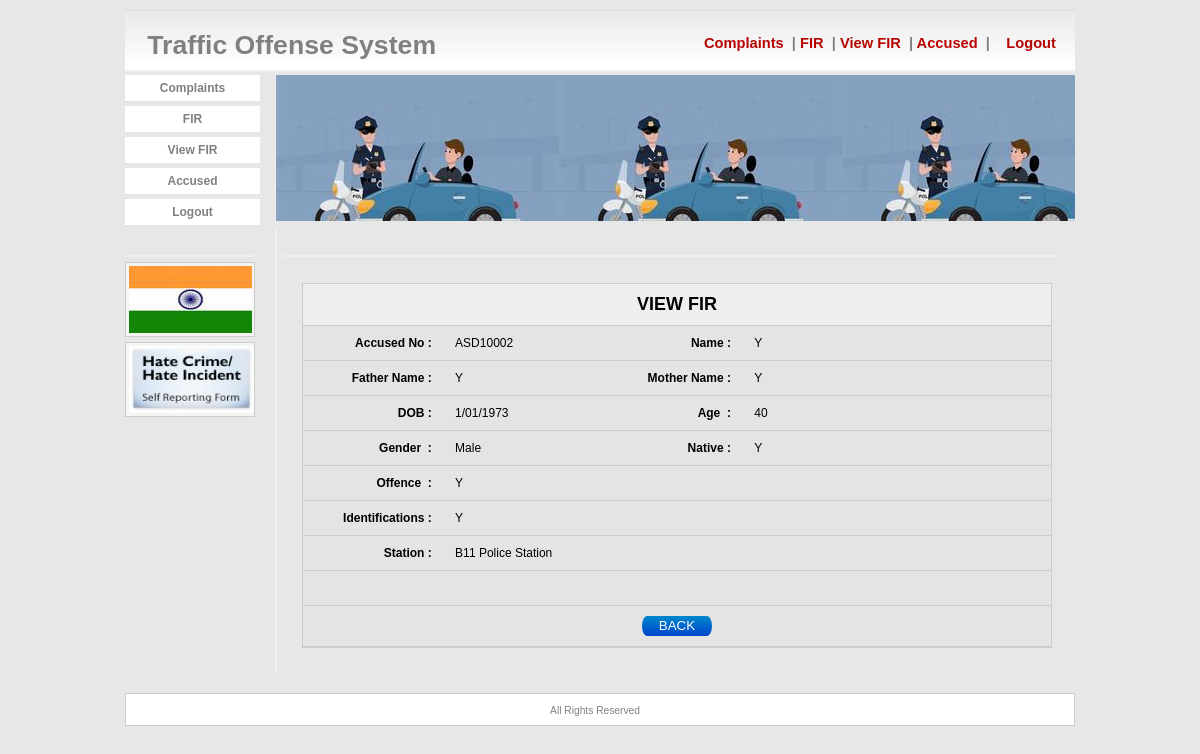
Screenshot of /police/a.php?id=2 with the database file from the repository.
### tables this page shows
CREATE TABLE `accused` (
  `acc_id` int(11) NOT NULL,
  `acc_no` varchar(100) NOT NULL,
  `acc_name` varchar(100) NOT NULL,
  `acc_father` varchar(100) NOT NULL,
  `acc_mother` varchar(100) NOT NULL,
  `acc_dob` varchar(100) NOT NULL,
  `acc_age` varchar(100) NOT NULL,
  `acc_gender` varchar(100) NOT NULL,
  `acc_native` varchar(100) NOT NULL,
  `acc_offence` longtext NOT NULL,
  `acc_mark` longtext NOT NULL,
  `acc_station` varchar(100) NOT NULL
);

### police/a.php (the view, shortened to what this page needs)
<?php
$sqlup="Select * from accused where acc_id='".$_REQUEST['id']."' ";
	$we=mysql_query($sqlup);
	$res=mysql_fetch_object($we);
?>
<html><head><title>Traffic Offense System</title>
</head>
<link href="../css/style.css" rel="stylesheet" type="text/css" />
<body>
<div id="main">
<div id="header">
<div id="title">
				&nbsp;&nbsp; Traffic Offense System </div>
                    <div id="title1"> &nbsp;&nbsp;&nbsp;&nbsp;&nbsp;&nbsp;&nbsp;&nbsp;&nbsp;&nbsp;&nbsp;&nbsp;<a href="index.php">&nbsp;Complaints&nbsp;</a> | <a href="fir.php">FIR&nbsp;</a> | <a href="firview.php">View FIR&nbsp;</a> | <a href="accused.php">Accused&nbsp;</a> | <a href="../logout.php"> &nbsp;</a><a href="../logout.php"> &nbsp;</a><a href="../logout.php">Logout&nbsp;</a></div>
</div>
<div id="side">
  <ul>
    <li><a href="index.php">Complaints</a></li>
    <li><a href="fir.php">FIR</a></li>
    <li><a href="firview.php">View FIR</a></li>
    <li><a href="accused.php">Accused</a></li>
    <li><a href="../logout.php">Logout</a></li>
  </ul>
  <div class="side2">
    <h3>&nbsp;</h3>
    <div id="sidebox"> <img src="../images/image.jpg" width="123" height="67" /> </div>
    <div id="sidebox"> <img src="../images/hatecrime.jpg" width="125" height="67" /> </div>
  </div>
</div>
<div id="banner"></div>
<div class="inner">
<h3>&nbsp;</h3>
<br>
<form id="form1" name="form1" method="post" action="" enctype="multipart/form-data" onSubmit="return valid()" style="padding-left:20px">
<table align="center" cellpadding="10" cellspacing="0" width="750" bgcolor="#e4e4e4" style="border:1px solid #CCCCCC;font-size:12px">
			<tr bgcolor="#e4e4e4">
			  <td colspan="4" style="border-bottom:1px solid #CCCCCC;padding:10px" bgcolor="#eeeeee" align="center"><h2>VIEW FIR </h2></td>
	    </tr>
  <tr>
    <td width="19%" align="right" style="border-bottom:1px solid #CCCCCC;"><strong>Accused No&nbsp;:&nbsp;</strong></td>
    <td width="25%" align="left" style="border-bottom:1px solid #CCCCCC;"><?php echo $res->acc_no; ?></td>
    <td width="15%" align="right" style="border-bottom:1px solid #CCCCCC;"><strong>Name&nbsp;:&nbsp;</strong></td>
    <td width="41%" align="left" style="border-bottom:1px solid #CCCCCC;"><?php echo $res->acc_name; ?></td>
  </tr>
  <tr>
    <td align="right" style="border-bottom:1px solid #CCCCCC;"><strong>Father Name&nbsp;:&nbsp;</strong></td>
    <td align="left" style="border-bottom:1px solid #CCCCCC;"><?php echo $res->acc_father; ?></td>
    <td align="right" style="border-bottom:1px solid #CCCCCC;"><strong>Mother Name&nbsp;:&nbsp;</strong></td>
    <td align="left" style="border-bottom:1px solid #CCCCCC;"><?php echo $res->acc_mother; ?></td>
  </tr>
  <tr>
    <td align="right" style="border-bottom:1px solid #CCCCCC;"><strong>DOB&nbsp;:&nbsp;</strong></td>
    <td align="left" style="border-bottom:1px solid #CCCCCC;"><?php echo $res->acc_dob; ?></td>
    <td align="right" style="border-bottom:1px solid #CCCCCC;"><strong>Age &nbsp;:&nbsp;</strong></td>
    <td align="left" style="border-bottom:1px solid #CCCCCC;"><?php echo $res->acc_age; ?></td>
  </tr>
  <tr>
    <td align="right" style="border-bottom:1px solid #CCCCCC;"><strong>Gender &nbsp;:&nbsp;</strong></td>
    <td align="left" style="border-bottom:1px solid #CCCCCC;"><?php echo $res->acc_gender; ?></td>
    <td align="right" style="border-bottom:1px solid #CCCCCC;"><strong>Native&nbsp;:&nbsp;</strong></td>
    <td align="left" style="border-bottom:1px solid #CCCCCC;"><?php echo $res->acc_native; ?></td>
  </tr>
   <tr>
    <td align="right" style="border-bottom:1px solid #CCCCCC;"><strong>
      Offence &nbsp;:&nbsp;</strong></td>
    <td colspan="3" align="left" style="border-bottom:1px solid #CCCCCC;"><?php echo $res->acc_offence; ?></td>
    </tr>
  <tr>
    <td align="right" style="border-bottom:1px solid #CCCCCC;"><strong>Identifications&nbsp;:&nbsp;</strong></td>
    <td colspan="3" align="left" style="border-bottom:1px solid #CCCCCC;"><?php echo $res->acc_mark; ?></td>
    </tr>
 <tr>
    <td align="right" style="border-bottom:1px solid #CCCCCC;"><strong>Station&nbsp;:&nbsp;</strong></td>
    <td colspan="3" align="left" style="border-bottom:1px solid #CCCCCC;"><?php echo $res->acc_station; ?></td>
    </tr>
 <tr>
   <td align="right" style="border-bottom:1px solid #CCCCCC;">&nbsp;</td>
   <td colspan="3" align="left" style="border-bottom:1px solid #CCCCCC;">&nbsp;</td>
 </tr>
   <tr>
    <td colspan="4" align="center" style="border-bottom:1px solid #CCCCCC;">
	<a href="acc.php" style="text-decoration:none">
		<input type="button" value="BACK" class="submit_but" /></a></td>
    </tr>
	  </table>
	</form>
<h1>&nbsp;</h1>
  </div>
 <div id="footer"><span class="divider"></span>
            All Rights Reserved
</div>
</div>
</body>
</html>

### css/style.css (style rules this page uses)
* { border: 0; margin: 0; }
body { margin: 0px; font-family: Arial, Verdana, Sans-Serif; font-size: 0.8em; background: #E7E7E7; }
#header { clear: both; text-align: right; padding: 20px 15px 0 0; margin: 10px 0 3px 0; height: 40px; border-bottom: 2px solid #eee; background: #FFF url(../images/fade.gif); color: #808080; }
#banner { margin: 0 0 5px 150px; line-height: 1.4em; background: url(../images/header.jpg); height: 146px; border-left: 1px solid #EEEEEE; }
#main { width: 950px; margin: 0px auto; }
#footer { clear: both; color: #808080; background: #FFF; font-size: 0.8em; text-align: center; padding: 9px 10px 9px 0; margin: 10px 0px 0px 0px; border: 1px solid #ccc; }
a { text-decoration: none; color: #B60400; }
.divider { background: url(../images/divider.png) no-repeat center top; display: block; height: 2px; width: 572px; margin: 0 auto; position: relative; }
.submit_but { color: #ffffff; background-image: -moz-linear-gradient(top, #0088cc, #0044cc); background-image: -webkit-gradient(linear, 0 0, 0 100%, from(#0088cc), to(#0044cc)); background-image: -webkit-linear-gradient(top, #0088cc, #0044cc); background-image: -o-linear-gradient(top, #0088cc, #0044cc); background-repeat: repeat-x; Border-bottom-left-radius: 30px 60px; Border-bottom-right-radius: 30px 60px; Border-top-left-radius: 30px 60px; Border-top-right-radius: 30px 60px; height:20px; width:70px; }
#side { clear: left; float: left; width: 150px; margin: 0 0 10px 0; padding: 0; font-size: 0.9em; }
#side ul { list-style: none; width: 150px; margin: 0 0 0 -10px; padding: 0; font-size: 1.1em; }
#side li { margin-bottom: 4px; padding: 0 5px 0 10px; }
#side li a { font-size: 9pt; font-weight: bold; text-align: right; height: 20px; text-decoration: none; color: #808080; display: block; padding: 6px 10px 0 10px; background: #fff; border-bottom: 1px dotted #ccc; text-align:center; }
#title { float: left; font-size: 20pt; font-weight: bold; padding: 0 0 0 0; }
#title1 { float: right; font-size: 11pt; font-weight: bold; padding: 5px 0 0 0; }
.side2 { margin: 9px 0 10px 0; width: 130px; color: #6B6B6B; line-height: 1.6em; }
#sidebox { border: 1px solid #ccc; background: #f4f4f4; padding: 3px; margin-top: 5px; }
h3 { font-size: 1.3em; margin: 0 0 5px 0; padding: 2px 0px 0px 0px; border-bottom: 2px solid #eee; }
.inner { margin: 7px 10px 20px 150px; padding: 5px 5px 5px 5px; line-height: 1.6em; text-align: left; color: #5D5D5D; border-left: 2px solid #eee; }
.inner a, #inner a:visited { text-decoration: underline; }

### rows the page displays
accused: acc_no "ASD10002", acc_name "Y", acc_father "Y", acc_mother "Y", acc_dob "1/01/1973", acc_age "40", acc_gender "Male", acc_native "Y", acc_offence "Y", acc_mark "Y", acc_station "B11 Police Station"
